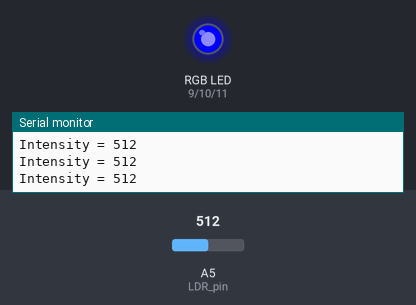
This sketch was run on a simulated Arduino Uno, built with avr-gcc and run on an emulated ATmega328P. Shown: an RGB LED mixed from three pins (HIGH = lit), the last lines printed to the serial monitor. Inputs (shaded band) come from the test bench; at power-on: A5 (LDR_pin) = 512.

Above: at 1.2 s.
1.3 s: A5 (LDR_pin) set to 530
At 2.5 s:
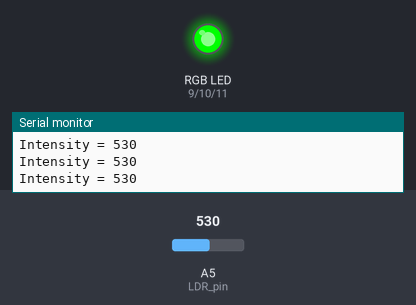
2.8 s: A5 (LDR_pin) set to 440
At 3.9 s:
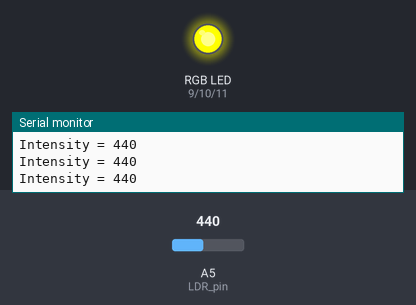
4.3 s: A5 (LDR_pin) set to 460
At 5.5 s:
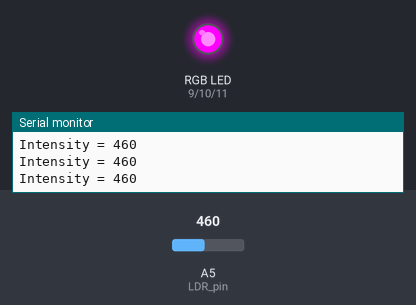
5.8 s: A5 (LDR_pin) set to 390
At 7.0 s:
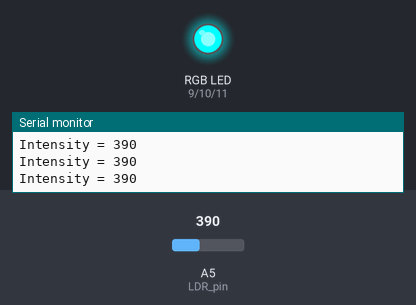
7.3 s: A5 (LDR_pin) set to 716
At 8.2 s:
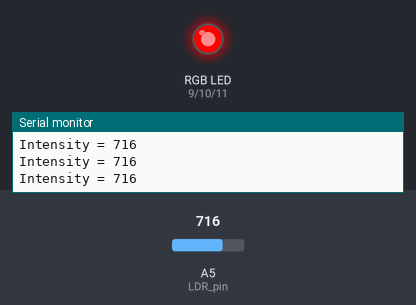
8.8 s: A5 (LDR_pin) set to 613
11.8 s: A5 (LDR_pin) set to 591
At 13.2 s:
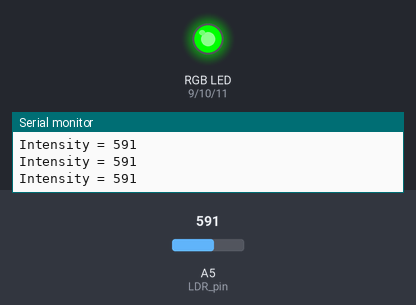
Timing chart, 0 to 14.8 s (numbered marks = the images above; inputs shaded):
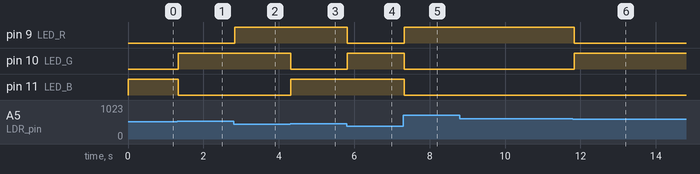

The sketch:

code_Grayscale_module_and_RGB_module.ino
```cpp
int LDR_pin = A5; //LDR connect to port A5 of Arduino UNO

int Intensity = 0;

#define ON 1
#define OFF 0

int LED_R = 9;    //LED_R connect pin9 of Arduino UNO
int LED_G = 10;   //LED_G connect pin10 of Arduino UNO
int LED_B = 11;   //LED_B connect pin11 of Arduino UNO


void setup()
{
  //the baud rate is 9600
  Serial.begin(9600);

  pinMode(LED_R, OUTPUT);
  pinMode(LED_G, OUTPUT);
  pinMode(LED_B, OUTPUT);

  digitalWrite(LED_R, LOW);
  digitalWrite(LED_G, LOW);
  digitalWrite(LED_B, LOW);
}


void color_led_pwm(int v_iRed, int v_iGreen, int v_iBule)
{
  analogWrite(LED_R, v_iRed);
  analogWrite(LED_G, v_iGreen);
  analogWrite(LED_B, v_iBule);
  return;
}

void LDR_test()
{
  unsigned long color[7] = {0};
  int num = 0;
  while (num < 7)
  {
    color[num] = analogRead(LDR_pin);
    num++;
  }
  num = 0;
  bubble(color, 7);
  Intensity = (color[1] + color[2] + color[3]) / 3;
  Serial.print("Intensity = ");
  Serial.println(Intensity);
  return;
}

void bubble(unsigned long *a, int n) /*Define two parameters: array first address and array size*/

{
  int i, j, temp;
  for (i = 0; i < n - 1; i++)
  {
    for (j = i + 1; j < n; j++)
    {
      if (a[i] > a[j])
      {
        temp = a[i];
        a[i] = a[j];
        a[j] = temp;
      }
    }
  }
}

void loop()
{
  LDR_test();
  if (Intensity >= 520 && Intensity <= 600)
  {
    color_led_pwm(0, 255, 0);   //Green
  }
  if (Intensity  >= 500 && Intensity <= 520)
  {
    color_led_pwm(0, 0, 255);   //Blue
  }
  if (Intensity >= 430 && Intensity <= 440)
  {
    color_led_pwm(255, 255, 0); //Yellow
  }
  if (Intensity >= 620 && Intensity <= 740)
  {
    color_led_pwm(255, 0, 0);   //Red
  }
  if(Intensity >= 350 && Intensity<=360)
  {
    color_led_pwm(255, 255, 255); //White
  }
   if(Intensity >= 450 && Intensity<=480)
   {
     color_led_pwm(255, 0, 255);   //purple
   }
    if(Intensity >= 390 && Intensity<=400)
   {
     color_led_pwm(0, 255, 255);  // Cyan
   }
}
```

Measured:
- the behaviour switches between 449 and 450 on A5 (LDR_pin) (found by bisection; images 2 and 3)
- the behaviour switches between 601 and 600 on A5 (LDR_pin) (found by bisection; images 5 and 6)
- after the input at 1.3 s, pin 10 (LED_G): LOW → HIGH at once; pin 11 (LED_B): HIGH → LOW at once
- after the input at 2.8 s, pin 9 (LED_R): LOW → HIGH at once
- after the input at 4.3 s, pin 10 (LED_G): HIGH → LOW at once; pin 11 (LED_B): LOW → HIGH at once
- after the input at 5.8 s, pin 9 (LED_R): HIGH → LOW at once; pin 10 (LED_G): LOW → HIGH at once
- after the input at 7.3 s, pin 9 (LED_R): LOW → HIGH at once; pin 10 (LED_G), pin 11 (LED_B): HIGH → LOW at once
- after the input at 11.8 s, pin 9 (LED_R): HIGH → LOW at once; pin 10 (LED_G): LOW → HIGH at once
